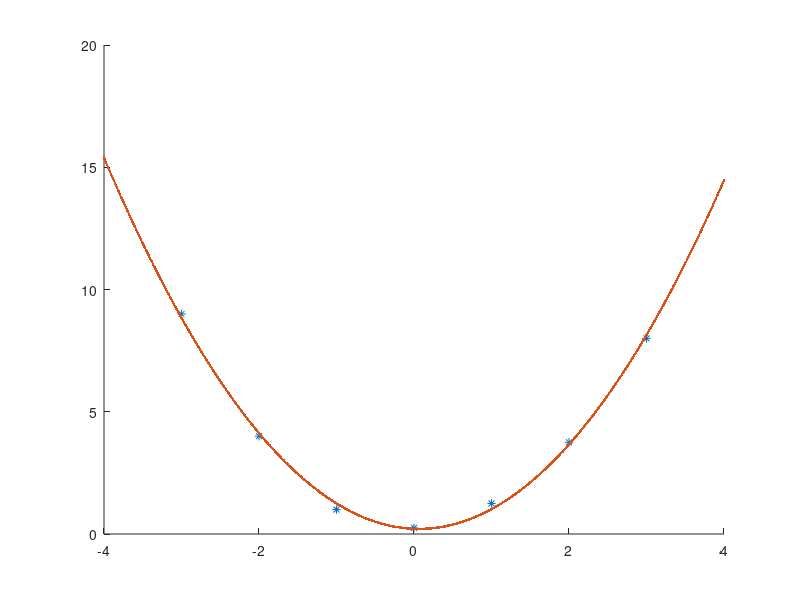

The MATLAB script that drew this image:
function last()
    DataPoints = + [0 1 2 3 -1 -2 -3 ; 0.25 1.25 3.75 8 1 4 9];
    Theta = findmodel(DataPoints);
    PlotModelAndData(DataPoints,Theta);
end

function Model = findmodel(DataPoints)
    [m,n] = size(DataPoints);
    X = ones(n,3);
    X(:,1) = DataPoints(1,:).^2;
    X(:,2) = DataPoints(1,:);
    Y = DataPoints(2,:).';
    Model = pinv(X) * Y;
end

function PlotModelAndData(DataPoints,Model)
    scatter(DataPoints(1,:),DataPoints(2,:),'*r');
    MinXV = min(DataPoints(1,:)) - 1;
    MaxXV = max(DataPoints(1,:)) + 1;
    XV = MinXV:0.01:MaxXV;
    YV = Model(1)*XV.^2 + Model(2)*XV + Model(3);
    hold on;
    scatter(XV,YV,'.b');
end